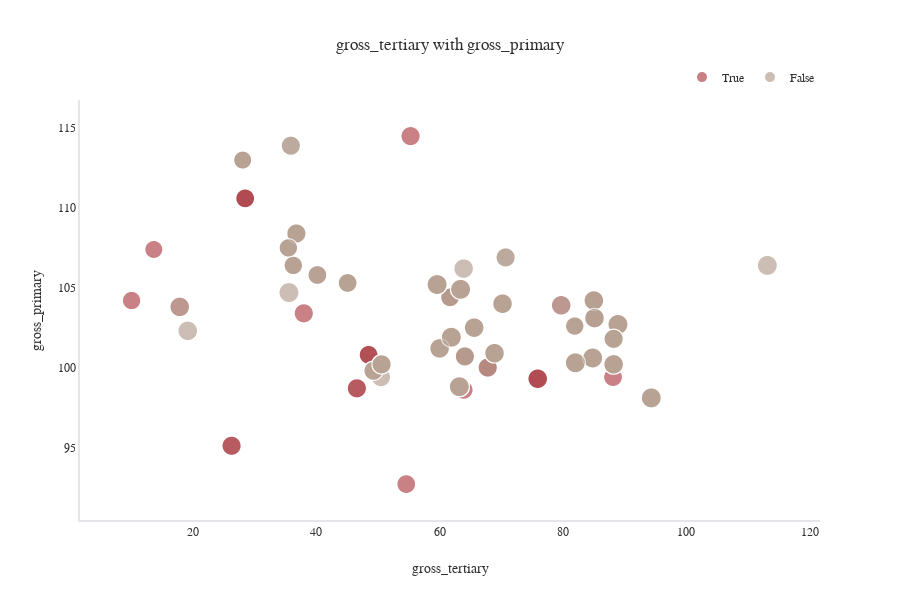

Notebook code for this chart:
### Code cell
fig = px.scatter(df, x='gross_tertiary_education_enrollment', y='gross_primary_education_enrollment_country',
                 color='selfMade', size='life_expectancy_country',
                 title="gross_tertiary with gross_primary",
                 color_discrete_sequence=['#B14B51','#B7A294'],height=600)

temp = dict(layout=go.Layout(font=dict(family="Franklin Gothic", size=12)))
fig.update_layout(template=temp,legend=dict(title='',orientation="h", yanchor="bottom", y=1.02, xanchor="right", x=1),
    font_color="#303030", 
    xaxis=dict(title='gross_tertiary',showgrid=False,zerolinecolor='#E5E5EA',showline=True, linecolor='#E5E5EA', linewidth=2), 
    yaxis=dict(title='gross_primary',showgrid=False,zerolinecolor='#E5E5EA',showline=True, linecolor='#E5E5EA', linewidth=2))
fig.show()

### Figure 1 — Plotly figure (JSON) as saved in the notebook; plotly's stock layout.template omitted (floating-point values rounded to 4 significant figures; data arrays with more than 128 entries replaced by an {"elided": "..."} marker saying what was removed)
{"data": [{"hovertemplate": "selfMade=True<br>gross_tertiary_education_enrollment=%{x}<br>gross_primary_education_enrollment_country=%{y}<br>life_expectancy_country=%{marker.size}<extra></extra>", "legendgroup": "True", "marker": {"color": "#B14B51", "size": {"elided": "1687 float values"}, "sizemode": "area", "sizeref": 0.2105, "symbol": "circle"}, "mode": "markers", "name": "True", "showlegend": true, "type": "scattergl", "x": {"elided": "1687 float values"}, "xaxis": "x", "y": {"elided": "1687 float values"}, "yaxis": "y"}, {"hovertemplate": "selfMade=False<br>gross_tertiary_education_enrollment=%{x}<br>gross_primary_education_enrollment_country=%{y}<br>life_expectancy_country=%{marker.size}<extra></extra>", "legendgroup": "False", "marker": {"color": "#B7A294", "size": {"elided": "711 float values"}, "sizemode": "area", "sizeref": 0.2105, "symbol": "circle"}, "mode": "markers", "name": "False", "showlegend": true, "type": "scattergl", "x": {"elided": "711 float values"}, "xaxis": "x", "y": {"elided": "711 float values"}, "yaxis": "y"}], "layout": {"font": {"color": "#303030"}, "height": 600, "legend": {"itemsizing": "constant", "orientation": "h", "title": {"text": ""}, "tracegroupgap": 0, "x": 1, "xanchor": "right", "y": 1.02, "yanchor": "bottom"}, "title": {"text": "gross_tertiary with gross_primary"}, "xaxis": {"anchor": "y", "domain": [0, 1], "linecolor": "#E5E5EA", "linewidth": 2, "showgrid": false, "showline": true, "title": {"text": "gross_tertiary"}, "zerolinecolor": "#E5E5EA"}, "yaxis": {"anchor": "x", "domain": [0, 1], "linecolor": "#E5E5EA", "linewidth": 2, "showgrid": false, "showline": true, "title": {"text": "gross_primary"}, "zerolinecolor": "#E5E5EA"}}}
